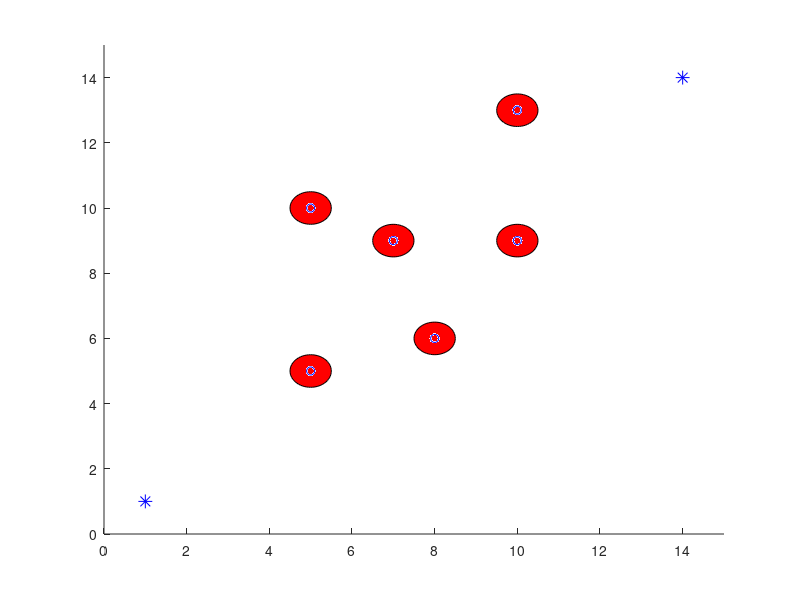

This figure's MATLAB source: (Note: this script raises an error after producing the figure.)
figure(1);
axis([0 15 0 15]);
begin=[1;1];
over=[14;14];
hold on;
plot(begin(1),begin(2),'*b','MarkerSize',10);
plot(over(1),over(2),'*b','MarkerSize',10);
obstacle=[5 8 10 7 10 5 ;5 6 9 9 13 10];
plot(obstacle(1,:),obstacle(2,:),'ob');
 for i=1:size(obstacle,2)
    rectangle('Position',[obstacle(1,i)-0.5,obstacle(2,i)-0.5,1,1],'Curvature',[1,1],'FaceColor','r');
 end
 
point= path_plan(begin,over,obstacle);
